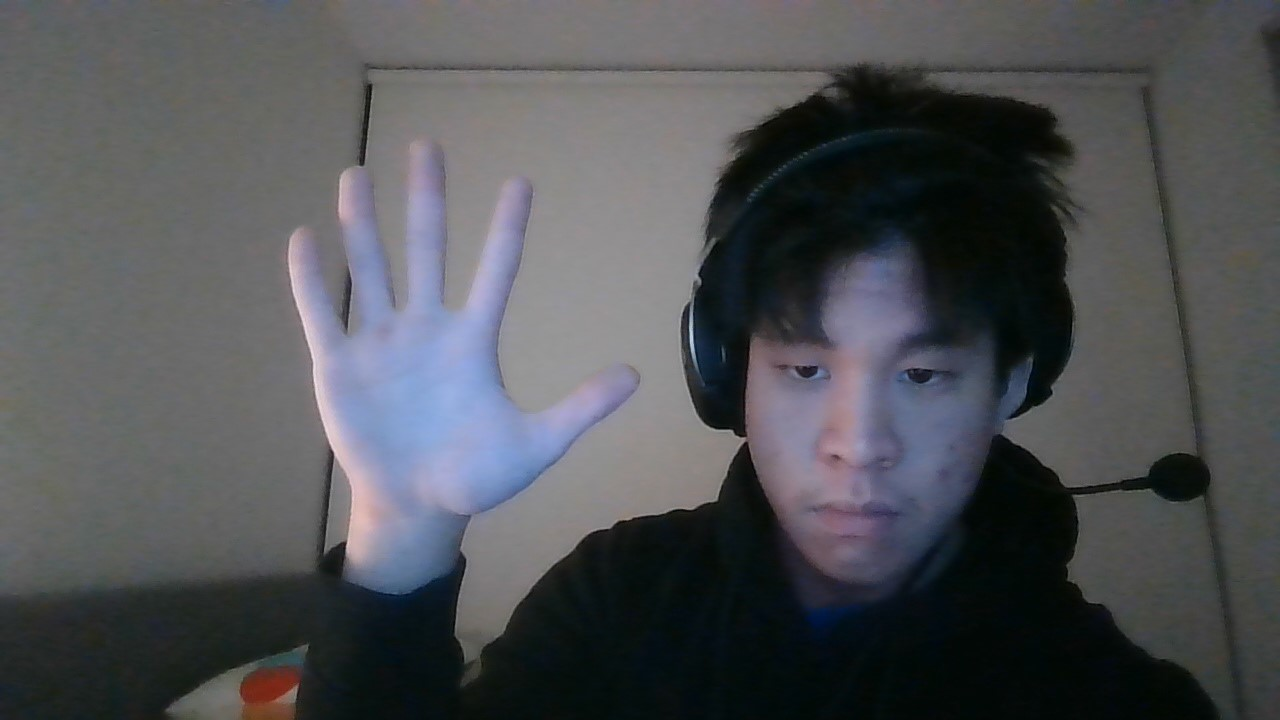
#> input picture hand1.jpg, 1280 x 720 px, given in place of the camera
$ python test.py
#> lines starting #> are read from the running program, lines starting #| are printed output that depends on the picture; after the words box and inside, x2 and y2 are one past the last pixel; in counts of white or black regions, pixels touching at a corner belong together
import cv2
import pickle
import numpy as np
import math
import os

# Argument represents camera number
cap = cv2.VideoCapture(0)

# Define ROI Regions
roi_lower_X = 15
roi_upper_X = 300

roi_lower_Y = 90
roi_upper_Y = 380

max_hsv = [160, 198, 255]
min_hsv = [60, 87, 119]

LINE_THRESH = 80

font = cv2.FONT_HERSHEY_SIMPLEX

#Load in model histogram
model_file = open("model_hist.pkl", 'rb')
#> (reads model_hist.pkl from the repository)
model_hist = pickle.load(model_file)
model_file.close()

def convolve(B, r):
    D = cv2.getStructuringElement(cv2.MORPH_ELLIPSE,(r,r))
    cv2.filter2D(B, -1, D, B)
    return B

while True:
    ret, frame = cap.read()
#> frame is the input picture: shape (720, 1280, 3); mean B, G, R 85.3, 81.8, 80
    number_shown = 0

    # Define ROI
    roi = frame[roi_lower_Y: roi_upper_Y, roi_lower_X: roi_upper_X]

    # Params are (img, lower right coord, upper left coord, rgb color, thickness)
    cv2.rectangle(frame, (roi_lower_X, roi_lower_Y), (roi_upper_X, roi_upper_Y), (0, 255, 0), 5)
    cv2.putText(frame, 'Region Of Interest', (10, 70), font, 1, (255, 255, 255), 2, cv2.LINE_AA)

    hsv_roi = cv2.cvtColor(roi, cv2.COLOR_BGR2HSV)
#> hsv_roi: shape (290, 285, 3); mean H, S, V 48.4, 18.8, 113.7
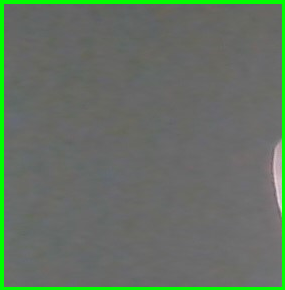
#> roi: shape (290, 285, 3); mean B, G, R 99.5, 113.1, 100.2

    # Testing out backprojection
    new_img = cv2.calcBackProject([hsv_roi], channels=[0,1], hist= model_hist, ranges=[0,180,0,256], scale=1)
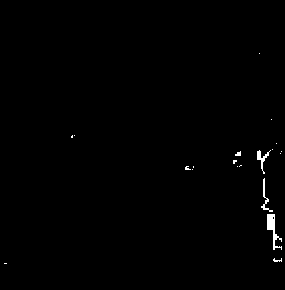
#> new_img: shape (290, 285); values 0 (black) and 1 (white), 0.58% white; 20 white regions (15 under 20 px), largest, box (x1, y1, x2, y2) and area: (267, 214, 282, 250) 204, (257, 150, 271, 174) 95, (261, 178, 273, 212) 87, (235, 151, 241, 156) 21, (273, 258, 282, 262) 20
    new_img = convolve(new_img, r = 3)

    # Perform image erosion
    kernel = np.ones((3, 3), np.uint8)
    new_img = cv2.erode(new_img, kernel)
    blur_mask = cv2.blur(new_img, (2, 2))
    _, new_img_thresh = cv2.threshold(blur_mask, 0, 255, cv2.THRESH_BINARY)
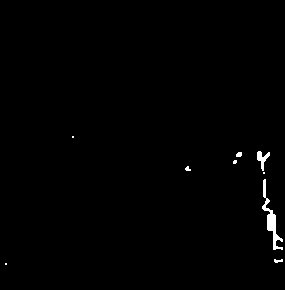
#> new_img_thresh: shape (290, 285); 0.71% white; 9 white regions (4 under 20 px)

    contours, val1 = cv2.findContours(new_img_thresh, cv2.RETR_TREE, cv2.CHAIN_APPROX_NONE)
#> contours = 9 contours, 7 with area under 20; largest, box (x1, y1, x2, y2) and area: (262, 179, 283, 250) 286, (257, 151, 270, 171) 86; val1 = [[1, -1, -1, -1], [2, 0, -1, -1], [3, 1, -1, -1], [4, 2, -1, -1], [5, 3, -1, -1], [6, 4, -1, -1], [7, 5, -1, -1], [8, 6, -1, -1], [-1, 7, -1, -1]]
    if len(contours) == 0:
        continue

    max_contour = max(contours, key = cv2.contourArea)
#> max_contour = contour of 179 points, box (x1, y1, x2, y2) (262, 179, 283, 250), area 286
    return_hull = cv2.convexHull(max_contour, returnPoints = False)
#> return_hull = [178, 111, 89, 80, 56, 30, 28, 1, 0]

    hulls = [cv2.convexHull(contour) for contour in contours]
#> hulls = 9 contours, 6 with area under 20; largest, box (x1, y1, x2, y2) and area: (262, 179, 283, 250) 663, (257, 151, 270, 171) 151, (274, 259, 283, 263) 21
    hull_indices = [cv2.convexHull(contour, returnPoints = False) for contour in contours]
#> hull_indices = [[3, 2, 1, 0], [12, 10, 5, 3, 2, 0], [178, 111, 89, 80, 56, 30, 28, 1, 0], [3, 2, 1, 0], [13, 9, 8, 4, 3, 2, 0], [8, 6, 5, 3, 1, 0], [12, 9, 8, 4, 2, 0], [53, 40, 37, 22, 21, 19, 8, 1, 0], [3, 2, 1, 0]]

    max_hull = max(hulls, key = cv2.contourArea)
#> max_hull = contour of 9 points, box (x1, y1, x2, y2) (262, 179, 283, 250), area 663
    try:
        defects = cv2.convexityDefects(max_contour, return_hull)
#> defects = [[1, 28, 22, 964], [30, 56, 38, 1755], [56, 80, 62, 1324], [80, 89, 83, 256], [89, 111, 98, 1792], [111, 178, 149, 1954]]
    except:
        defects = None
        print("Stupid Monotonous Points aren't showing due to self intersections. FUCK")

    cv2.drawContours(roi, max_contour, -1, (0, 255, 0))
    cv2.drawContours(roi, [max_hull], -1, (255, 0, 0))
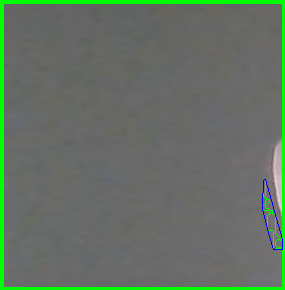
#> roi: shape (290, 285, 3); mean B, G, R 99.6, 113.1, 99.9

    # Code adapted from: https://theailearner.com/2020/11/09/convexity-defects-opencv/
    if defects is not None:
        for i in range(defects.shape[0]):
            _, _, f, _ = defects[i, 0]
            defect_point = tuple(max_contour[f][0])
#> this loop made 6 passes
#> (f, defect_point) on passes 1 to 6: (22, (266, 200)), (38, (270, 212)), (62, (273, 231)), (83, (276, 248)), (98, (275, 245)), (149, (265, 207))
            #cv2.circle(roi, defect_point, 5, [0, 0, 255], -1)

        # Use these convexDefects to determine the number of fingers
        # Make the assumption that the consecutive contours with the biggest distance between them will
        # be the ones with fingers
        defects_point_dist = []
        for i in range(defects.shape[0]):
            start, end, far, _ = defects[i, 0]
            line_start = tuple(max_contour[start][0])
            line_far = tuple(max_contour[far][0])
            line_end = tuple(max_contour[end][0])
            cv2.line(roi,line_start, line_far,[106, 13, 173],2)
            cv2.line(roi, line_far, line_end, [106, 13, 173], 2)

            # Get a list of 2D Tuples, one thats the euclid dist, and the other the set of point
            # The Euclid Dist is the average of the two adjacent lines euclid (Doesn't work as well)
            """ euclid_dist_avg = (math.dist(line_start, line_far) + math.dist(line_far, line_end)) / 2
            defects_point_dist.append(euclid_dist_avg) """

            # Using cosine rule to determine angle between fingers so we can use it to determine number of fingers
            # Angle = cos^-1(a^2 + b^2 - c^2 / 2ab)

            #Calculate line lengths
            a = math.dist(line_far, line_start)
            b = math.dist(line_end, line_far)
            c = math.dist(line_start, line_end)

            angle = math.acos((pow(a, 2) + pow(b, 2) - pow(c, 2)) / (2*a*b))

            # Check distance for C
            norm_a = a / math.sqrt(roi.shape[0] ** 2 + roi.shape[1] ** 2)
            norm_b = b / math.sqrt(roi.shape[0] ** 2 + roi.shape[1] ** 2)
            norm_c = c / math.sqrt(roi.shape[0] ** 2 + roi.shape[1] ** 2)
            if angle < math.pi / 2 and norm_c >= 0.10:
                print(f"A: {norm_a}")
                print(f"B: {norm_b}")
                print(f"C: {norm_c}")
                cv2.circle(roi, (line_far), 5, [0, 0, 255], -1)
                number_shown+=1
#> this loop made 6 passes
#> (start, end, far, line_start, line_far, line_end, a, b) on passes 1 to 6: (1, 28, 22, (263, 180), (266, 200), (262, 206), 20.22, 7.21), (30, 56, 38, (262, 208), (270, 212), (267, 229), 8.94, 17.26), (56, 80, 62, (267, 229), (273, 231), (273, 249), 6.32, 18), (80, 89, 83, (273, 249), (276, 248), (282, 249), 3.16, 6.08), (89, 111, 98, (282, 249), (275, 245), (282, 239), 8.06, 9.22), (111, 178, 149, (282, 239), (265, 207), (265, 179), 36.24, 28)
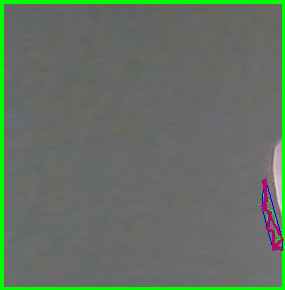
#> roi: shape (290, 285, 3); 0.48% of pixels changed, all inside (x1, y1, x2, y2) = (261, 178, 284, 251)
#> after the loop, number_shown = 0


        max_dist_hull = max([math.dist(max_hull[i][0], max_hull[i+1][0]) for i in range(len(max_hull) - 1)])
#> max_dist_hull = 62.36
        if max_dist_hull >= 100:
            number_shown += 1

    cv2.putText(frame, 'Number: ' + str(number_shown), (20, 130), font, 1, (200, 255, 255), 2, cv2.LINE_AA)
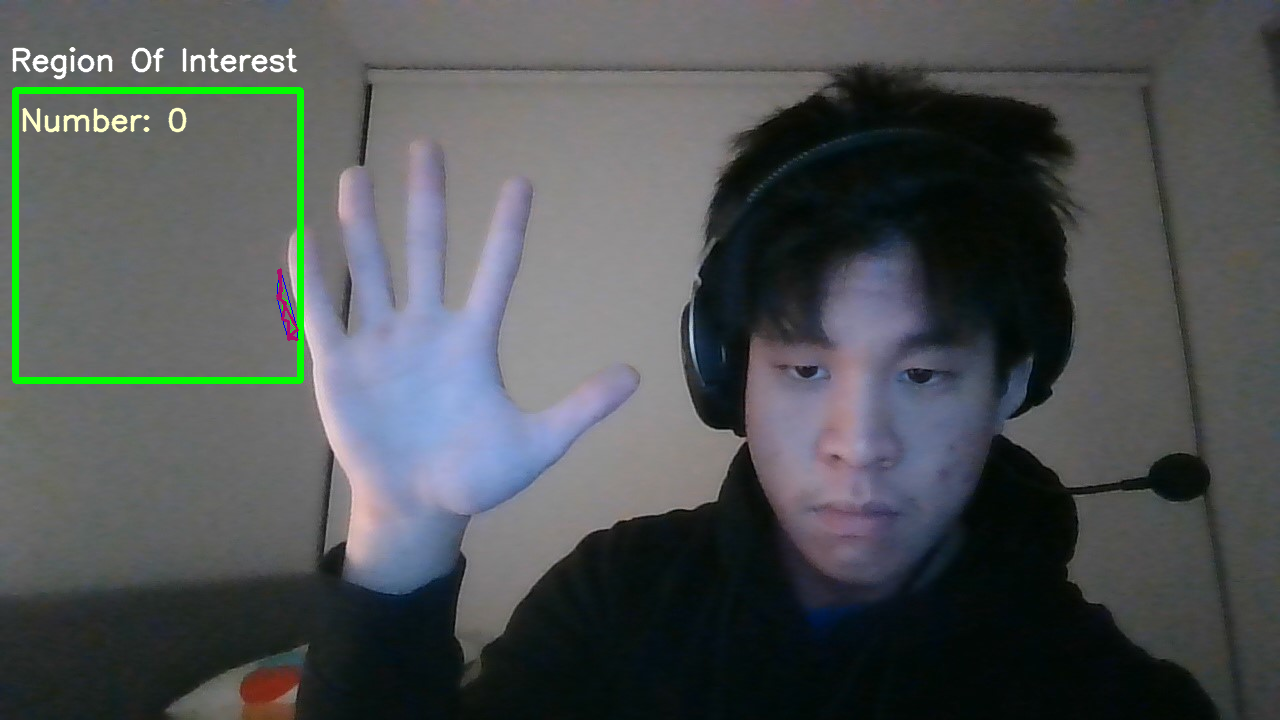
#> frame: shape (720, 1280, 3); mean B, G, R 84.9, 83.7, 79.6
    cv2.imshow("roi", roi)
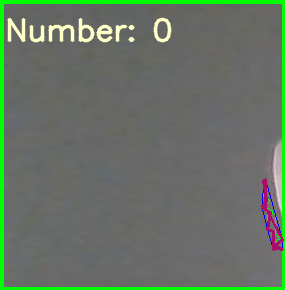
#> window 'roi': shape (290, 285, 3); mean B, G, R 101.1, 114.9, 102.7
    cv2.imshow("frame", frame)
    cv2.imshow("BackProj Mask", new_img_thresh)

    if cv2.waitKey(1) & 0xFF == ord('q'):
#> (key q is pressed here)
        break


cap.release()
cv2.destroyAllWindows()
